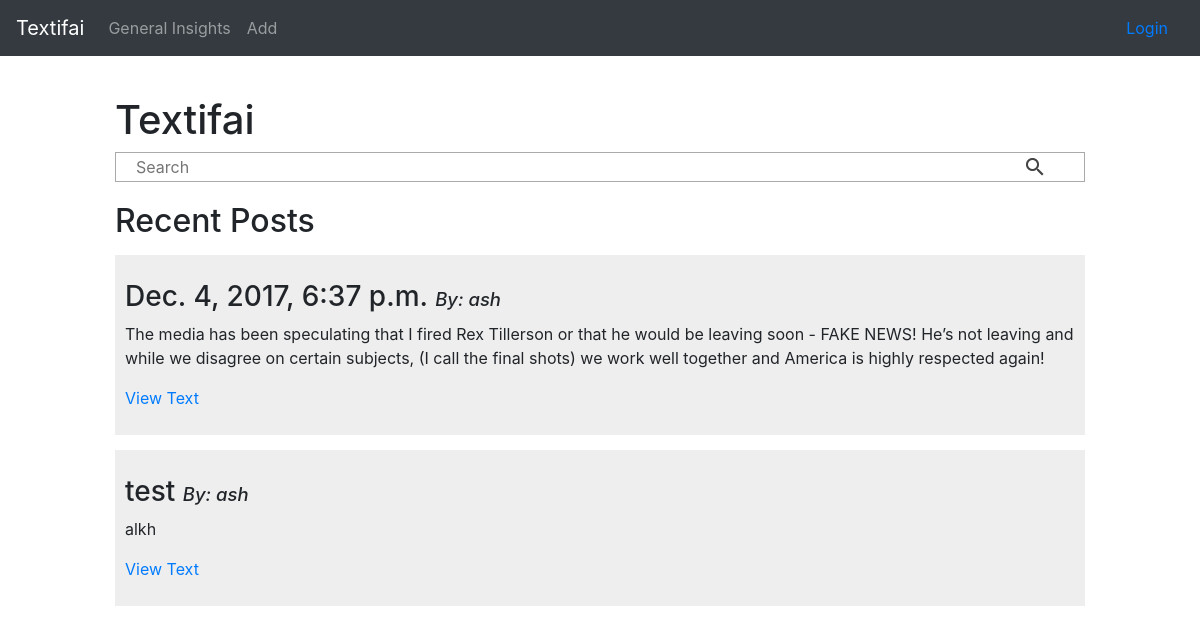
The app's page /textifai/, older data.
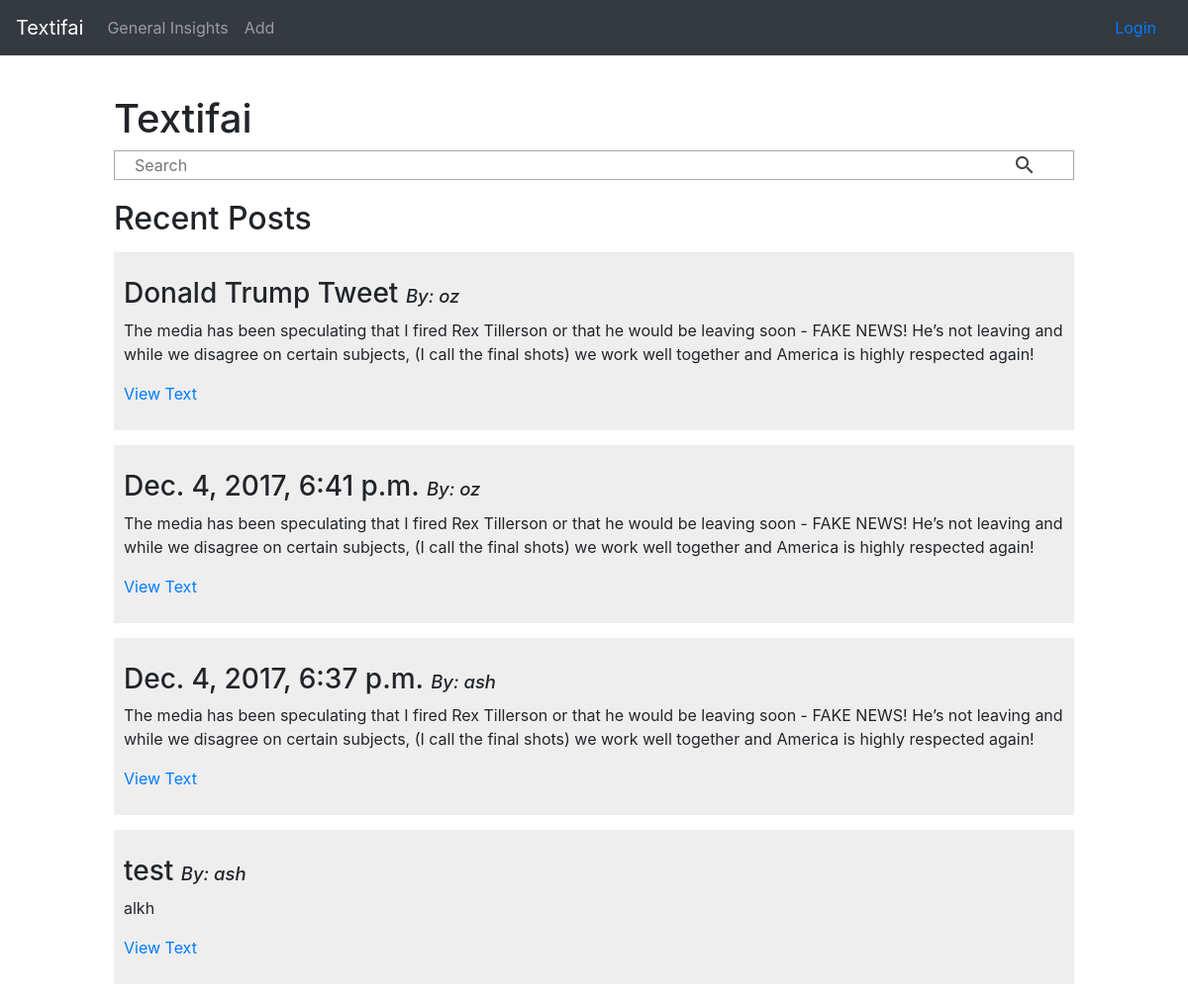
The same page, newer data.
### textifai/models.py (models this page shows, shortened)
class Text(models.Model):
    m_id = models.UUIDField(primary_key=True, default=uuid.uuid4, help_text="Unique ID for this particular text.")
    title = models.CharField(max_length=40,  blank=True, help_text="Enter a title for your entry")
    content = models.TextField(help_text="Enter text here")
    time_created = models.DateTimeField(auto_now_add=True)
    user = models.ForeignKey(User)
    mature_content = models.BooleanField()
    class Meta:
        ordering = ["-time_created"]

### textifai/views.py (the view)
def index(request):
    if request.method == 'POST':
        form = SearchForm(request.POST)
        if form.is_valid():
            query = form.cleaned_data['search_input']
            return HttpResponseRedirect(reverse('searchresults', args=(query,)))
    recent = Text.objects.all()[:4]
    return render(request, 'index.html', context={'recent': recent})

### textifai/templates/index.html (shortened to what this page needs)
{% extends "base.html" %}
{% block page_head %}
<h1>Textifai</h1>
<form method="POST" action="" class="search">
	<input name="search_input" id="id_search_input" type="search" placeholder="Search"><input type="submit" value=" ">
</form>
{% endblock %}
{% block content %}
<h2>Recent Posts</h2>
{% for entry in recent %}
	<div class="insightCard recents">
		{% if entry.title %}
			<h3>{{ entry.title }} <span class="author">By: {{ entry.user }}</span></h3>
		{% else %}
			<h3>{{ entry.time_created }} <span class="author">By: {{ entry.user }}</span></h3>
		{% endif %}
		<p class="content">{{ entry.content }}</p>
		<a href="{% url 'featureoutput' pk=entry.m_id %}">View Text</a>
	</div>
{% endfor %}
{% endblock %}

Row changes from the older to the newer data that the page shows:
added Text: title "Donald Trump Tweet", user "oz", content "The media has been speculating that I fired Rex Tillerson or that he would be leaving soon - FAKE NEWS! He’s not leaving and while we disagree on certain subjects, (I call the final shots) we work well together and America is highly respected again!"
added Text: time_created "Dec. 4, 2017, 6:41 p.m.", user "oz", content "The media has been speculating that I fired Rex Tillerson or that he would be leaving soon - FAKE NEWS! He’s not leaving and while we disagree on certain subjects, (I call the final shots) we work well together and America is highly respected again!"
